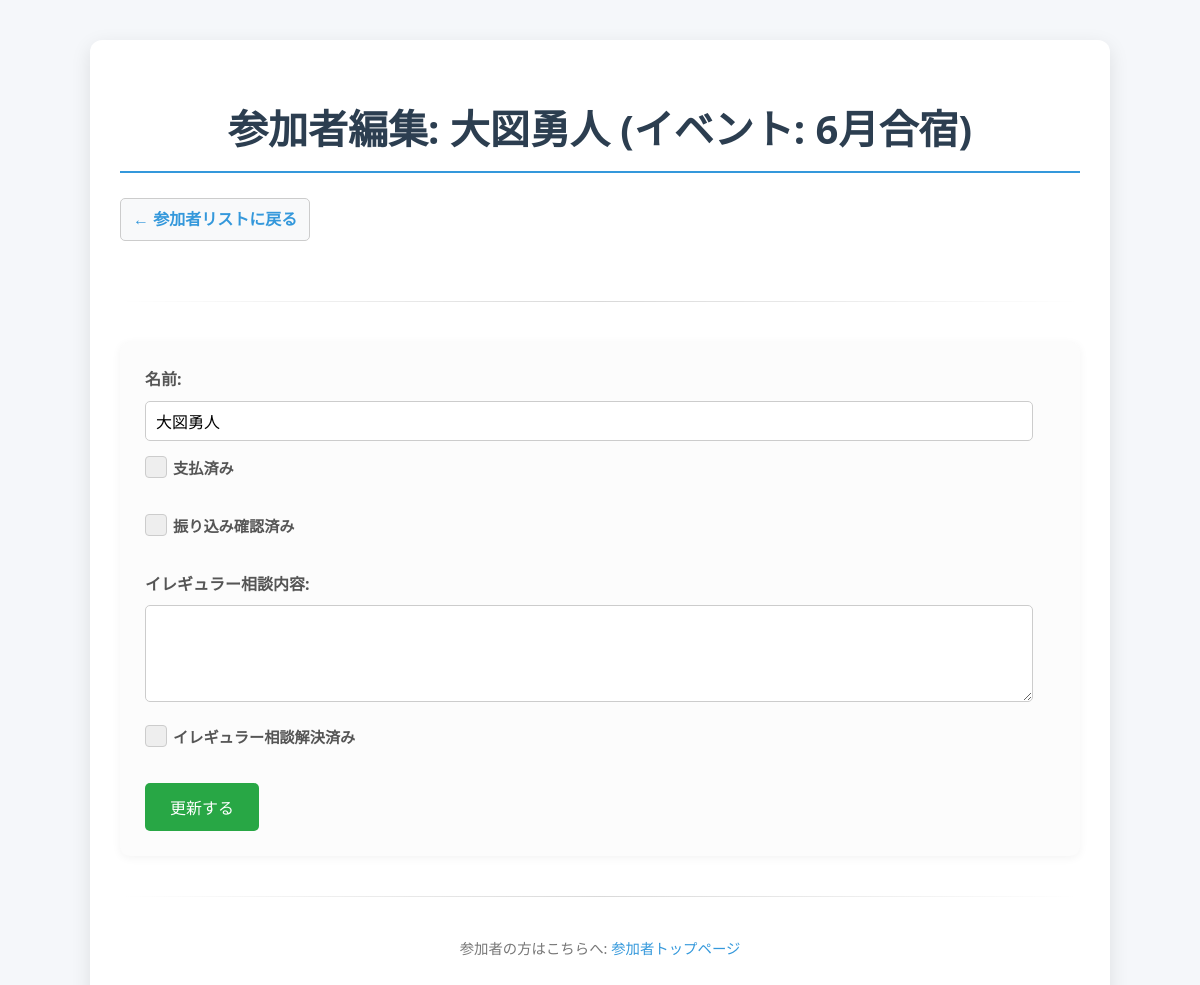
Page /admin/edit_participant/4 (signed in) on the committed database.
### database.py (models this page shows, shortened)
class Participant(db.Model):
    id = db.Column(db.Integer, primary_key=True)
    name = db.Column(db.String(100), nullable=False)
    event_id = db.Column(db.Integer, db.ForeignKey('event.id'), nullable=False)
    is_paid = db.Column(db.Boolean, default=False)
    paid_reported_at = db.Column(db.DateTime, nullable=True) # 振り込み報告日時
    is_confirmed = db.Column(db.Boolean, default=False) # 管理者による確認
    irregular_request = db.Column(db.Text, nullable=True) # イレギュラー相談内容
    is_irregular_resolved = db.Column(db.Boolean, default=False) # イレギュラー相談解決済み

class Event(db.Model):
    id = db.Column(db.Integer, primary_key=True)
    name = db.Column(db.String(100), nullable=False)
    description = db.Column(db.Text, nullable=True)
    participants = db.relationship('Participant', backref='event', lazy=True, cascade="all, delete-orphan")

### app.py (the view, shortened to what this page needs)
@app.route('/admin/edit_participant/<int:participant_id>', methods=['GET', 'POST'])
@admin_required # アクセス制限を適用
def admin_edit_participant(participant_id):
    participant = Participant.query.get_or_404(participant_id)
    return render_template('admin/edit_participant.html', participant=participant)

### app.py (called while the page is built)
def admin_required(f):
    from functools import wraps
    @wraps(f)
    def decorated_function(*args, **kwargs):
        if 'logged_in' not in session or not session['logged_in']:
            flash('管理者ページにアクセスするにはログインしてください。', 'error')
            return redirect(url_for('admin_login'))
        return f(*args, **kwargs)
    return decorated_function

### templates/admin/edit_participant.html (shortened to what this page needs)
{% extends 'admin/base.html' %}
{% import 'macros.html' as macros %}
{% block content %}
    <h1>参加者編集: {{ participant.name }} (イベント: {{ participant.event.name }})</h1>
    <a href="{{ url_for('admin_event_detail', event_id=participant.event_id) }}" class="back-link">← 参加者リストに戻る</a>
    <hr>
    <form action="{{ url_for('admin_edit_participant', participant_id=participant.id) }}" method="post" class="form-section">
        <label for="participant_name">名前:</label>
        <input type="text" id="participant_name" name="participant_name" value="{{ participant.name }}" required>
        <br>
        <label class="checkbox-container">
            <span class="checkmark"></span> 支払済み
        </label>
        <br>
        <label class="checkbox-container">
            <span class="checkmark"></span> 振り込み確認済み
        </label>
        <br>
        <label for="irregular_request">イレギュラー相談内容:</label>
        <textarea id="irregular_request" name="irregular_request" rows="5">{{ participant.irregular_request or '' }}</textarea>
        <br>
        <label class="checkbox-container">
            <span class="checkmark"></span> イレギュラー相談解決済み
        </label>
        <br>
        <button type="submit" class="submit-button">更新する</button>
    </form>
{% endblock %}

### static/css/style.css (style rules this page uses)
body { font-family: 'Segoe UI', Tahoma, Geneva, Verdana, sans-serif; margin: 0; padding: 20px; background-color: #f5f7fa; color: #333; line-height: 1.6; }
h1, h2 { color: #2c3e50; border-bottom: 2px solid #3498db; padding-bottom: 10px; margin-bottom: 25px; }
h1 { font-size: 2.5em; text-align: center; }
hr { border: 0; height: 1px; background-image: linear-gradient(to right, rgba(0, 0, 0, 0), rgba(0, 0, 0, 0.15), rgba(0, 0, 0, 0)); margin: 40px 0; }
a { color: #3498db; text-decoration: none; transition: color 0.2s ease; }
.back-link { display: inline-block; margin-bottom: 20px; font-weight: bold; padding: 8px 12px; border: 1px solid #ccc; border-radius: 5px; background-color: #f8f9fa; transition: background-color 0.2s; }
.form-section { background-color: #fcfcfc; padding: 25px; border-radius: 10px; box-shadow: 0 2px 10px rgba(0,0,0,0.05); margin-bottom: 20px; }
label { display: block; margin-bottom: 8px; font-weight: bold; color: #555; }
input[type="text"], input[type="password"], textarea { width: calc(100% - 22px); padding: 10px; margin-bottom: 15px; border: 1px solid #ccc; border-radius: 5px; font-size: 1em; box-sizing: border-box; }
.submit-button { background-color: #28a745; color: white; padding: 12px 25px; border: none; border-radius: 5px; cursor: pointer; font-size: 1em; transition: background-color 0.2s ease-in-out; }
.checkbox-container { display: block; position: relative; padding-left: 28px; cursor: pointer; font-size: 0.95em; -webkit-user-select: none; -moz-user-select: none; -ms-user-select: none; user-select: none; white-space: nowrap; }
.checkmark { position: absolute; top: 0; left: 0; height: 20px; width: 20px; background-color: #eee; border: 1px solid #ccc; border-radius: 4px; transition: background-color 0.2s, border-color 0.2s; }
.checkmark:after { content: ""; position: absolute; display: none; }
.checkbox-container .checkmark:after { left: 6px; top: 2px; width: 6px; height: 12px; border: solid white; border-width: 0 3px 3px 0; -webkit-transform: rotate(45deg); -ms-transform: rotate(45deg); transform: rotate(45deg); }

### rows in the picture
Participant: name "大図勇人", participant_name "大図勇人"
Event: event.name "6月合宿"
